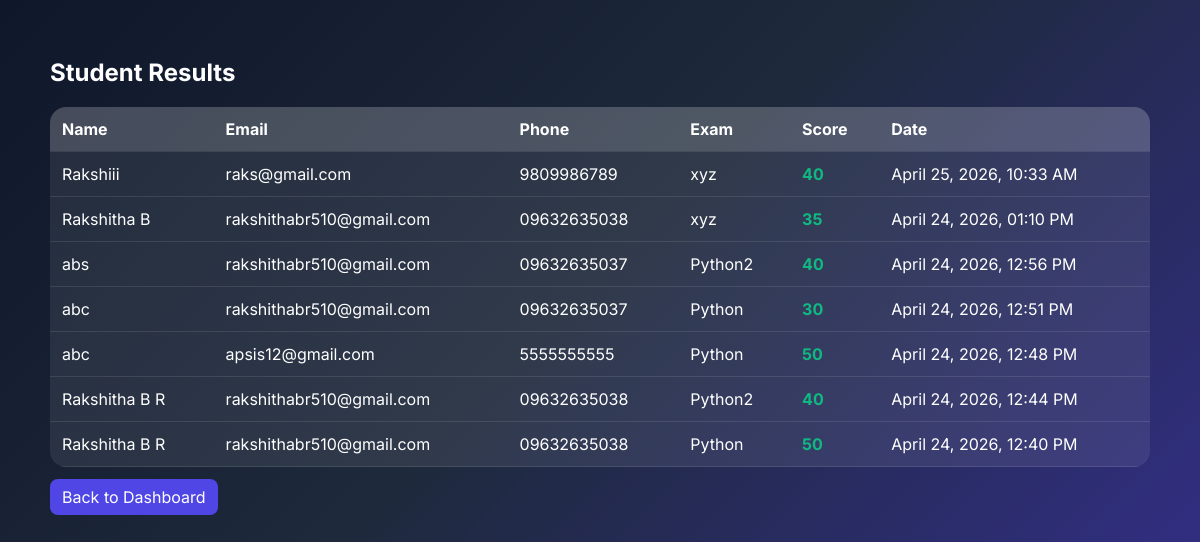
Screenshot of /results/ (signed in) with the database file from the repository.
### public_exam/models.py (models this page shows, shortened)
class ExamAttempt(models.Model):
    exam = models.ForeignKey(PublicExam, on_delete=models.CASCADE)
    candidate = models.ForeignKey(Candidate, on_delete=models.CASCADE)
    entered_name = models.CharField(max_length=150, blank=True, null=True)
    entered_email = models.EmailField(blank=True, null=True)
    entered_phone = models.CharField(max_length=15, blank=True, null=True)
    score = models.PositiveIntegerField(default=0)
    is_submitted = models.BooleanField(default=False)
    submitted_at = models.DateTimeField(auto_now_add=True)

class PublicExam(models.Model):
    examiner = models.ForeignKey(Examiner, on_delete=models.CASCADE)
    title = models.CharField(max_length=200)
    description = models.TextField(blank=True, null=True)
    duration = models.PositiveIntegerField(default=30)
    total_questions = models.IntegerField(default=0)
    total_marks = models.IntegerField(default=0)
    start_time = models.DateTimeField()
    end_time = models.DateTimeField()
    is_published = models.BooleanField(default=False)
    exam_code = models.CharField(max_length=20, unique=True, blank=True)
    created_at = models.DateTimeField(auto_now_add=True)

### public_exam/views.py (the view)
# urls.py: path('results/', views.examiner_results_view, name='examiner-results'),
@login_required(login_url='/examiner/login/')
@user_passes_test(is_examiner, login_url='/examiner/login/')
def examiner_results_view(request):
    examiner = request.user.examiner
    attempts = ExamAttempt.objects.filter(
        exam__examiner=examiner,
        is_submitted=True
    ).order_by('-submitted_at')
    return render(request, 'public_exam/examiner_results.html', {
        'attempts': attempts
    })

### public_exam/views.py (called while the page is built)
def is_examiner(user):
    return user.groups.filter(name='EXAMINER').exists()

### templates/public_exam/examiner_results.html (shortened to what this page needs)
<!DOCTYPE html>
<html lang="en">
<head>
</head>
<body>
<div class="container">
<h2>Student Results</h2>
<table class="table">
    <tr>
        <th>Name</th>
        <th>Email</th>
        <th>Phone</th>
        <th>Exam</th>
        <th>Score</th>
        <th>Date</th>
    </tr>
  {% for a in attempts %}
<tr>
    <td>{{ a.entered_name }}</td>
    <td>{{ a.entered_email }}</td>
    <td>{{ a.entered_phone }}</td>
    <td>{{ a.exam.title }}</td>
    <td class="score" style="color:{% if a.score > 0 %}#10b981{% else %}#ef4444{% endif %}">
        {{ a.score }}
    </td>
    <td>{{ a.submitted_at|date:"F d, Y, h:i A" }}</td>
</tr>
{% empty %}
<tr>
    <td colspan="6">No results found.</td>
</tr>
{% endfor %}
</table>
<br>
<a href="/dashboard/" class="btn">Back to Dashboard</a>
</div>
</body>
</html>

### templates/public_exam/examiner_results.html (style rules this page uses)
body { font-family:'Inter',sans-serif; background: linear-gradient(135deg,#0f172a,#1e293b,#312e81); color:white; padding:30px; }
.container { max-width:1100px; margin:auto; }
h2 { margin-bottom:20px; }
.table { width:100%; border-collapse:collapse; background:rgba(255,255,255,0.08); border-radius:16px; overflow:hidden; }
.table th, .table td { padding:12px; text-align:left; }
.table th { background:rgba(255,255,255,0.15); }
.table tr { border-bottom:1px solid rgba(255,255,255,0.1); }
.score { font-weight:bold; color:#10b981; }
.btn { padding:8px 12px; background:#4f46e5; color:white; text-decoration:none; border-radius:8px; }

### rows the page displays
ExamAttempt: entered_name "Rakshiii", entered_email "raks@gmail.com", entered_phone "9809986789", exam "xyz", score "40", submitted_at "April 25, 2026, 10:33 AM"
ExamAttempt: entered_name "Rakshitha B", entered_email "rakshithabr510@gmail.com", entered_phone "09632635038", exam "xyz", score "35", submitted_at "April 24, 2026, 01:10 PM"
ExamAttempt: entered_name "abs", entered_email "rakshithabr510@gmail.com", entered_phone "09632635037", exam "Python2", score "40", submitted_at "April 24, 2026, 12:56 PM"
ExamAttempt: entered_name "abc", entered_email "rakshithabr510@gmail.com", entered_phone "09632635037", exam "Python", score "30", submitted_at "April 24, 2026, 12:51 PM"
ExamAttempt: entered_name "abc", entered_email "apsis12@gmail.com", entered_phone "5555555555", exam "Python", score "50", submitted_at "April 24, 2026, 12:48 PM"
ExamAttempt: entered_name "Rakshitha B R", entered_email "rakshithabr510@gmail.com", entered_phone "09632635038", exam "Python2", score "40", submitted_at "April 24, 2026, 12:44 PM"
ExamAttempt: entered_name "Rakshitha B R", entered_email "rakshithabr510@gmail.com", entered_phone "09632635038", exam "Python", score "50", submitted_at "April 24, 2026, 12:40 PM"
